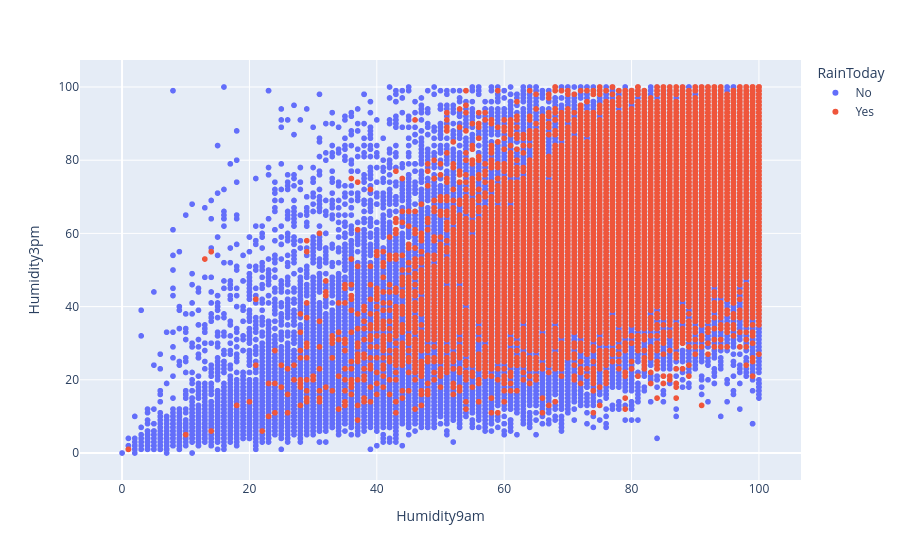

Notebook cell for this chart:
### Code cell
px.scatter(dataframe,x='Humidity9am',y='Humidity3pm',color='RainToday')

### Figure 1 — Plotly figure (JSON) as saved in the notebook; plotly's stock layout.template omitted (floating-point values rounded to 4 significant figures; data arrays with more than 128 entries replaced by an {"elided": "..."} marker saying what was removed)
{"data": [{"hovertemplate": "RainToday=No<br>Humidity9am=%{x}<br>Humidity3pm=%{y}<extra></extra>", "legendgroup": "No", "marker": {"color": "#636efa", "symbol": "circle"}, "mode": "markers", "name": "No", "showlegend": true, "type": "scattergl", "x": {"elided": "109332 float values"}, "xaxis": "x", "y": {"elided": "109332 float values"}, "yaxis": "y"}, {"hovertemplate": "RainToday=Yes<br>Humidity9am=%{x}<br>Humidity3pm=%{y}<extra></extra>", "legendgroup": "Yes", "marker": {"color": "#EF553B", "symbol": "circle"}, "mode": "markers", "name": "Yes", "showlegend": true, "type": "scattergl", "x": {"elided": "31455 float values"}, "xaxis": "x", "y": {"elided": "31455 float values"}, "yaxis": "y"}], "layout": {"legend": {"title": {"text": "RainToday"}, "tracegroupgap": 0}, "margin": {"t": 60}, "xaxis": {"anchor": "y", "domain": [0, 1], "title": {"text": "Humidity9am"}}, "yaxis": {"anchor": "x", "domain": [0, 1], "title": {"text": "Humidity3pm"}}}}
